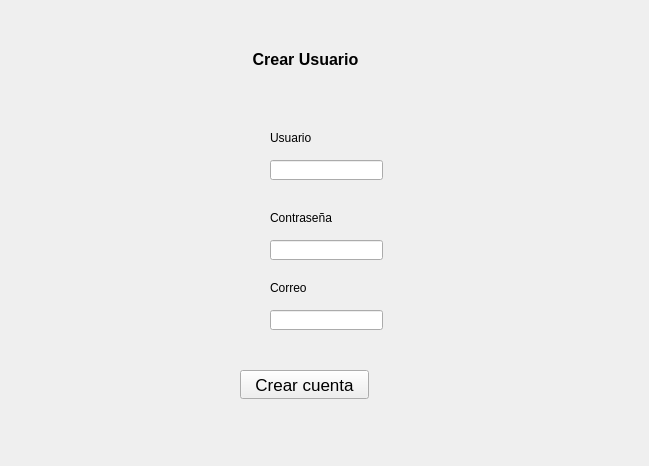
<?xml version="1.0" encoding="UTF-8"?>
<ui version="4.0">
 <class>crearusuario</class>
 <widget class="QWidget" name="crearusuario">
  <property name="geometry">
   <rect>
    <x>0</x>
    <y>0</y>
    <width>649</width>
    <height>466</height>
   </rect>
  </property>
  <property name="windowTitle">
   <string>Form</string>
  </property>
  <widget class="QLabel" name="label_6">
   <property name="geometry">
    <rect>
     <x>230</x>
     <y>140</y>
     <width>31</width>
     <height>41</height>
    </rect>
   </property>
   <property name="text">
    <string/>
   </property>
   <property name="pixmap">
    <pixmap resource="Imagenes.qrc">:/imagenes/usuario.png</pixmap>
   </property>
  </widget>
  <widget class="QLineEdit" name="lineEdit_2">
   <property name="geometry">
    <rect>
     <x>270</x>
     <y>160</y>
     <width>113</width>
     <height>20</height>
    </rect>
   </property>
   <property name="inputMask">
    <string/>
   </property>
   <property name="text">
    <string/>
   </property>
  </widget>
  <widget class="QLabel" name="label_5">
   <property name="geometry">
    <rect>
     <x>270</x>
     <y>130</y>
     <width>111</width>
     <height>16</height>
    </rect>
   </property>
   <property name="text">
    <string>Usuario</string>
   </property>
  </widget>
  <widget class="QLabel" name="label_12">
   <property name="geometry">
    <rect>
     <x>230</x>
     <y>300</y>
     <width>31</width>
     <height>41</height>
    </rect>
   </property>
   <property name="text">
    <string/>
   </property>
   <property name="pixmap">
    <pixmap resource="Imagenes.qrc">:/imagenes/correo.png</pixmap>
   </property>
  </widget>
  <widget class="QLabel" name="label_11">
   <property name="geometry">
    <rect>
     <x>270</x>
     <y>280</y>
     <width>111</width>
     <height>16</height>
    </rect>
   </property>
   <property name="text">
    <string>Correo</string>
   </property>
  </widget>
  <widget class="QLabel" name="label_2">
   <property name="geometry">
    <rect>
     <x>240</x>
     <y>50</y>
     <width>131</width>
     <height>16</height>
    </rect>
   </property>
   <property name="font">
    <font>
     <pointsize>10</pointsize>
     <weight>75</weight>
     <bold>true</bold>
    </font>
   </property>
   <property name="text">
    <string>&lt;html&gt;&lt;head/&gt;&lt;body&gt;&lt;p align=&quot;center&quot;&gt;&lt;span style=&quot; font-size:12pt;&quot;&gt;Crear Usuario&lt;/span&gt;&lt;/p&gt;&lt;/body&gt;&lt;/html&gt;</string>
   </property>
  </widget>
  <widget class="QPushButton" name="pushButton_2">
   <property name="geometry">
    <rect>
     <x>380</x>
     <y>480</y>
     <width>129</width>
     <height>29</height>
    </rect>
   </property>
   <property name="sizePolicy">
    <sizepolicy hsizetype="Preferred" vsizetype="Preferred">
     <horstretch>0</horstretch>
     <verstretch>0</verstretch>
    </sizepolicy>
   </property>
   <property name="font">
    <font>
     <pointsize>13</pointsize>
    </font>
   </property>
   <property name="styleSheet">
    <string notr="true"/>
   </property>
   <property name="text">
    <string>Crear cuenta</string>
   </property>
  </widget>
  <widget class="QLineEdit" name="lineEdit_5">
   <property name="geometry">
    <rect>
     <x>270</x>
     <y>310</y>
     <width>113</width>
     <height>20</height>
    </rect>
   </property>
   <property name="inputMask">
    <string/>
   </property>
   <property name="text">
    <string/>
   </property>
  </widget>
  <widget class="QLabel" name="label_9">
   <property name="geometry">
    <rect>
     <x>270</x>
     <y>210</y>
     <width>111</width>
     <height>16</height>
    </rect>
   </property>
   <property name="text">
    <string>Contraseña</string>
   </property>
  </widget>
  <widget class="QLineEdit" name="lineEdit_4">
   <property name="geometry">
    <rect>
     <x>270</x>
     <y>240</y>
     <width>113</width>
     <height>20</height>
    </rect>
   </property>
   <property name="inputMask">
    <string/>
   </property>
   <property name="text">
    <string/>
   </property>
  </widget>
  <widget class="QLabel" name="label_10">
   <property name="geometry">
    <rect>
     <x>230</x>
     <y>220</y>
     <width>31</width>
     <height>41</height>
    </rect>
   </property>
   <property name="text">
    <string/>
   </property>
   <property name="pixmap">
    <pixmap resource="Imagenes.qrc">:/imagenes/estrella.png</pixmap>
   </property>
  </widget>
  <widget class="QPushButton" name="pushButton_3">
   <property name="geometry">
    <rect>
     <x>240</x>
     <y>370</y>
     <width>129</width>
     <height>29</height>
    </rect>
   </property>
   <property name="sizePolicy">
    <sizepolicy hsizetype="Preferred" vsizetype="Preferred">
     <horstretch>0</horstretch>
     <verstretch>0</verstretch>
    </sizepolicy>
   </property>
   <property name="font">
    <font>
     <pointsize>13</pointsize>
    </font>
   </property>
   <property name="styleSheet">
    <string notr="true"/>
   </property>
   <property name="text">
    <string>Crear cuenta</string>
   </property>
  </widget>
 </widget>
 <resources>
  <include location="Imagenes.qrc"/>
 </resources>
 <connections/>
</ui>
